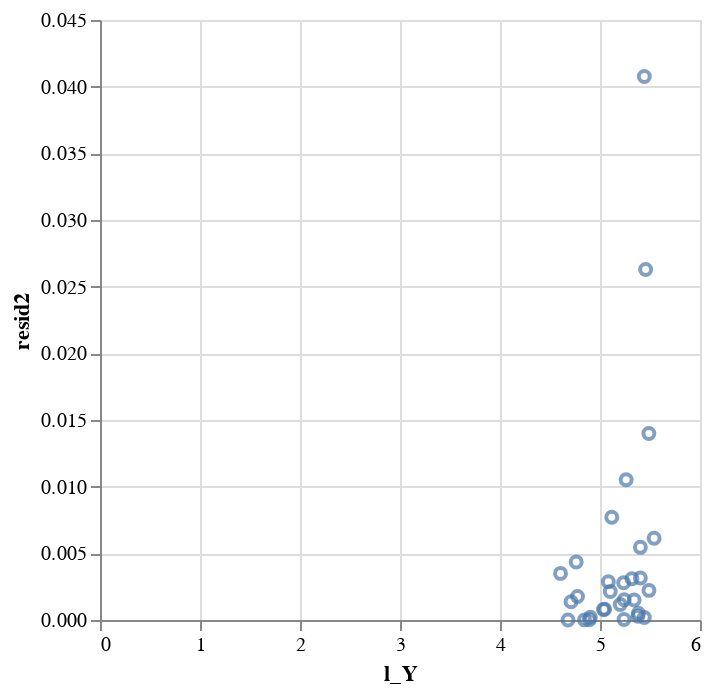

Notebook code cell kept with this figure:
### Code cell
data |> @vlplot(:point, x=:l_Y, y=:resid2)

### Figure 1 — Vega-Lite specification as saved in the notebook (floating-point values rounded to 4 significant figures)
{"data": {"values": [{"Y": 100, "l_Y": 4.605, "l_sigma2": -8.945, "resid": 0.05912, "resid2": 0.003496}, {"Y": 107.8, "l_Y": 4.68, "l_sigma2": -8.657, "resid": -0.0008176, "resid2": 6.685e-07}, {"Y": 111.1, "l_Y": 4.711, "l_sigma2": -8.539, "resid": 0.03694, "resid2": 0.001364}, {"Y": 117.0, "l_Y": 4.762, "l_sigma2": -8.342, "resid": -0.06591, "resid2": 0.004344}, {"Y": 118.5, "l_Y": 4.775, "l_sigma2": -8.291, "resid": 0.04198, "resid2": 0.001762}, {"Y": 127.2, "l_Y": 4.845, "l_sigma2": -8.021, "resid": -0.002979, "resid2": 8.875e-06}, {"Y": 133.3, "l_Y": 4.893, "l_sigma2": -7.839, "resid": 0.004486, "resid2": 2.012e-05}, {"Y": 134.7, "l_Y": 4.903, "l_sigma2": -7.798, "resid": -0.01449, "resid2": 0.0002099}, {"Y": 153.7, "l_Y": 5.035, "l_sigma2": -7.292, "resid": 0.02808, "resid2": 0.0007887}, {"Y": 155.4, "l_Y": 5.046, "l_sigma2": -7.248, "resid": -0.02846, "resid2": 0.0008101}, {"Y": 161.3, "l_Y": 5.083, "l_sigma2": -7.105, "resid": -0.05359, "resid2": 0.002872}, {"Y": 164.4, "l_Y": 5.103, "l_sigma2": -7.032, "resid": -0.04626, "resid2": 0.00214}, {"Y": 166.9, "l_Y": 5.118, "l_sigma2": -6.974, "resid": 0.08775, "resid2": 0.007701}, {"Y": 181.7, "l_Y": 5.203, "l_sigma2": -6.647, "resid": -0.03412, "resid2": 0.001164}, {"Y": 188, "l_Y": 5.236, "l_sigma2": -6.517, "resid": -0.05291, "resid2": 0.002799}, {"Y": 188.7, "l_Y": 5.24, "l_sigma2": -6.502, "resid": -0.005802, "resid2": 3.367e-05}, {"Y": 189.1, "l_Y": 5.242, "l_sigma2": -6.494, "resid": -0.03894, "resid2": 0.001517}, {"Y": 192.8, "l_Y": 5.262, "l_sigma2": -6.42, "resid": -0.1026, "resid2": 0.01052}, {"Y": 204.3, "l_Y": 5.319, "l_sigma2": -6.197, "resid": 0.05564, "resid2": 0.003096}, {"Y": 208.8, "l_Y": 5.341, "l_sigma2": -6.113, "resid": 0.03876, "resid2": 0.001502}, {"Y": 216.6, "l_Y": 5.378, "l_sigma2": -5.972, "resid": -0.01679, "resid2": 0.0002817}, {"Y": 217.8, "l_Y": 5.384, "l_sigma2": -5.951, "resid": -0.02248, "resid2": 0.0005051}, {"Y": 222.1, "l_Y": 5.403, "l_sigma2": -5.875, "resid": -0.0561, "resid2": 0.003148}, {"Y": 222.3, "l_Y": 5.404, "l_sigma2": -5.872, "resid": -0.07382, "resid2": 0.00545}, {"Y": 231.1, "l_Y": 5.443, "l_sigma2": -5.722, "resid": 0.2019, "resid2": 0.04077}, {"Y": 231.2, "l_Y": 5.443, "l_sigma2": -5.721, "resid": -0.01365, "resid2": 0.0001865}, {"Y": 234.2, "l_Y": 5.456, "l_sigma2": -5.671, "resid": 0.1621, "resid2": 0.02628}, {"Y": 241.9, "l_Y": 5.489, "l_sigma2": -5.546, "resid": -0.1183, "resid2": 0.01399}, {"Y": 242.2, "l_Y": 5.49, "l_sigma2": -5.543, "resid": -0.04715, "resid2": 0.002223}, {"Y": 254.9, "l_Y": 5.541, "l_sigma2": -5.345, "resid": 0.07832, "resid2": 0.006133}]}, "encoding": {"x": {"field": "l_Y", "type": "quantitative"}, "y": {"field": "resid2", "type": "quantitative"}}, "mark": "point"}
